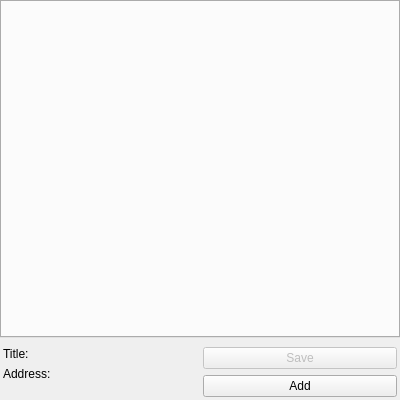
<?xml version="1.0" encoding="UTF-8"?>
<ui version="4.0">
 <class>Otter::AddonsContentsWidget</class>
 <widget class="QWidget" name="Otter::AddonsContentsWidget">
  <property name="geometry">
   <rect>
    <x>0</x>
    <y>0</y>
    <width>400</width>
    <height>400</height>
   </rect>
  </property>
  <layout class="QVBoxLayout" name="verticalLayout" stretch="1,0">
   <property name="leftMargin">
    <number>0</number>
   </property>
   <property name="topMargin">
    <number>0</number>
   </property>
   <property name="rightMargin">
    <number>0</number>
   </property>
   <property name="bottomMargin">
    <number>0</number>
   </property>
   <item>
    <widget class="Otter::CategoriesTabWidget" name="categoriesTabWidget"/>
   </item>
   <item>
    <widget class="QWidget" name="detailsWidget" native="true">
     <layout class="QHBoxLayout" name="detailsLayout">
      <property name="leftMargin">
       <number>3</number>
      </property>
      <property name="topMargin">
       <number>3</number>
      </property>
      <property name="rightMargin">
       <number>3</number>
      </property>
      <property name="bottomMargin">
       <number>3</number>
      </property>
      <item>
       <layout class="QFormLayout" name="formLayout">
        <item row="0" column="0">
         <widget class="QLabel" name="titleLabel">
          <property name="text">
           <string>Title:</string>
          </property>
         </widget>
        </item>
        <item row="0" column="1">
         <widget class="Otter::TextLabelWidget" name="titleLabelWidget" native="true"/>
        </item>
        <item row="1" column="0">
         <widget class="QLabel" name="updateUrlLabel">
          <property name="text">
           <string>Address:</string>
          </property>
         </widget>
        </item>
        <item row="1" column="1">
         <widget class="Otter::TextLabelWidget" name="updateUrlLabelWidget" native="true"/>
        </item>
       </layout>
      </item>
      <item>
       <layout class="QVBoxLayout" name="actionsLayout">
        <item>
         <widget class="QPushButton" name="saveButton">
          <property name="enabled">
           <bool>false</bool>
          </property>
          <property name="text">
           <string>Save</string>
          </property>
         </widget>
        </item>
        <item>
         <widget class="QPushButton" name="addButton">
          <property name="text">
           <string>Add</string>
          </property>
         </widget>
        </item>
        <item>
         <spacer name="actionsSpacer">
          <property name="orientation">
           <enum>Qt::Vertical</enum>
          </property>
          <property name="sizeHint" stdset="0">
           <size>
            <width>0</width>
            <height>0</height>
           </size>
          </property>
         </spacer>
        </item>
       </layout>
      </item>
     </layout>
    </widget>
   </item>
  </layout>
 </widget>
 <customwidgets>
  <customwidget>
   <class>Otter::CategoriesTabWidget</class>
   <extends>QTabWidget</extends>
   <header>src/ui/CategoriesTabWidget.h</header>
   <container>1</container>
  </customwidget>
  <customwidget>
   <class>Otter::TextLabelWidget</class>
   <extends>QWidget</extends>
   <header>src/ui/TextLabelWidget.h</header>
   <container>1</container>
  </customwidget>
 </customwidgets>
 <resources/>
 <connections/>
</ui>
